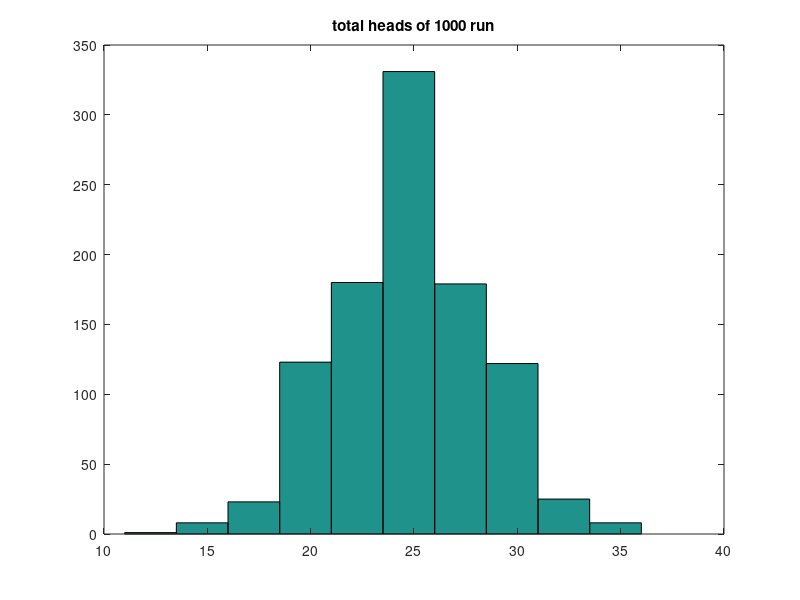
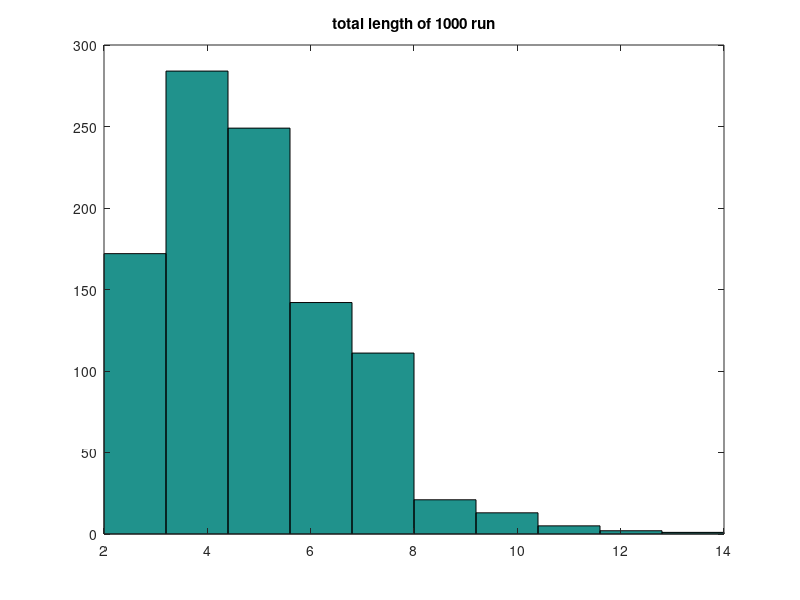
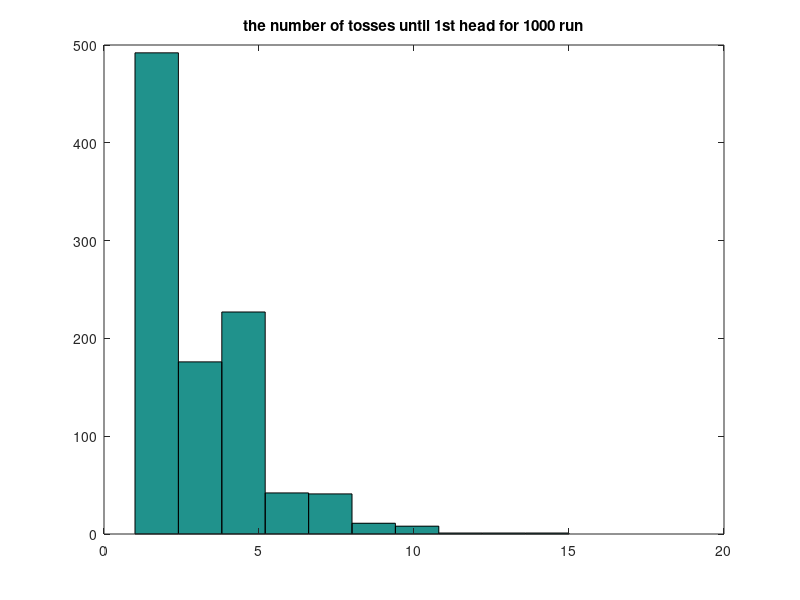
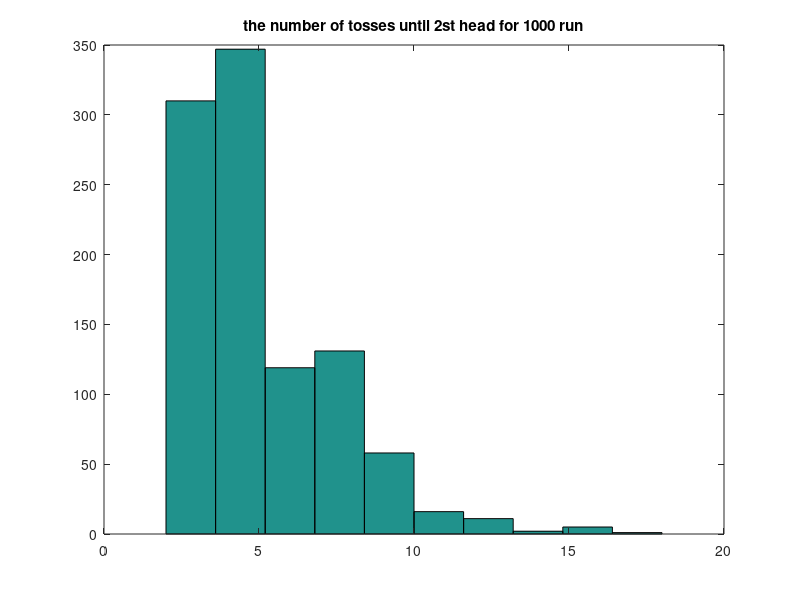

Write MATLAB code to recreate these figures, in order.
%Assignment_1 Problem A
clear all;close all;clc;%close all of windows
n=50;%toss the coin for 50 times
m=0;%the toss index is begin at 0 for calculate the HEAD times
%in this condition, assume the diameter of one coin is 1cm
for i=1:n;%begin to toss the coin
    x=randperm(2)-1;
    y=x(1);
    if y==0;
        m=m+1;
     end
end
l_head=1*m;%calculate the total length of HEAD 
fprintf('head shows: %f\n',m);
fprintf('the length of head in cm: %f\n',l_head);
%%
%%problem A (solution 2)
input=50;% toss a coin for 50 times
r=rand(1,50);% produce 50 numbers randomly between 0 to 1
%which used for produce probability
x=0;
for i=1:input
    if r(i)>0.5 ;%assume the randome number value is bigger than 0.5, then
    %we think it got HEAD
    x=x+1;%calculate the number of HEAD each time
    end
end
l_head=x*1;
fprintf('head shows: %f\n',x);
fprintf('the length of head in cm: %f\n',l_head);
%%
%%Problem B
clear all;close all;clc;
repition=1000;%in this experiment we try for 1000 times
input=50;%every coin toss for 50 times in each experiment
heads=zeros(1,repition)% total number of heads for each experiment
longests=zeros(1,repition)%longest length of coin per/ex
head_1=zeros(1,repition)% toss number until 1st head/ex
head_2=zeros(1,repition)% toss number until 2st head/ex
head_3=zeros(1,repition)% toss number until 3st head/ex
head_4=zeros(1,repition)% toss number until 4st head/ex
head_2_sequence=zeros(1,repition)% toss number until 2 head appear/ex
head_3_sequence=zeros(1,repition)% toss number until 3 head appear/ex
head_4_sequence=zeros(1,repition)% toss number until 2 head appear/ex
for i=1:repition% run 1000 times
    head=0;% begin index/ex
    longest=0;% the longest length of heads/ex
    length=0;% current total length/ex
    for j=1:input % 50 times/ex and (1000*50) 
        head_or_back=rand();%randomly produce number between 0 to 1
        if(head_or_back>0.5)% use >0.5 to replace the head
            head=head+1;%accumulate heads
            length=length+1;%accumulate length in one ex
            if(length==2&&head_2_sequence(i)==0)% 2 heads in sequence
                head_2_sequence(i)=j;%get 2 heads in per ex(50 toss), for per run in 1000 times
            end
            if(length==3&&head_3_sequence(i)==0)% 3 heads in sequence
                head_3_sequence(i)=j;
            end
            if(length==4&&head_4_sequence(i)==0)% 4 heads in sequence
                head_4_sequence(i)=j;
            end
        else
            if(length>longest)% keep the longest update with length
                longest=length;% give total length to longest, and make sure always longest
            end
            length=0;%start new coin toss
        end
            if (head==1)% got 1 head
                head_1(i)=j;
            end
            if (head==2)% got 2 head
                head_2(i)=j;
            end
            if (head==3)% got 3 head
                head_3(i)=j;
            end
            if (head==4)% got 4 head
                head_4(i)=j;
            end
    end 
    if(length>longest)% keep the longest update with length
                longest=length;% this is the last length and end with longest (total length)
    end
    heads(i)=head; %total heads number for each run (should be 1000)
    longests(i)=longest;%total heads length for each run (should be 1000)
end

%plot the frequency distrabution of 1000 runs/one run with 50 toss
figure(1)
hist(heads);
title('total heads of 1000 run');
figure(2)
hist(longests);
title('total length of 1000 run');
figure(3)
hist(head_1);
title('the number of tosses until 1st head for 1000 run');
figure(4)
hist(head_2);
title('the number of tosses until 2st head for 1000 run');
figure(5)
hist(head_3);
title('the number of tosses until 3st head for 1000 run');
figure(6)
hist(head_4);
title('the number of tosses until 4st head for 1000 run');
figure(7)
hist(head_2_sequence);
title('the number of tosses needed until there are 2 heads');
figure(8)
hist(head_3_sequence);
title('the number of tosses needed until there are 3 heads');
figure(9)
hist(head_4_sequence);
title('the number of tosses needed until there are 4 heads');
